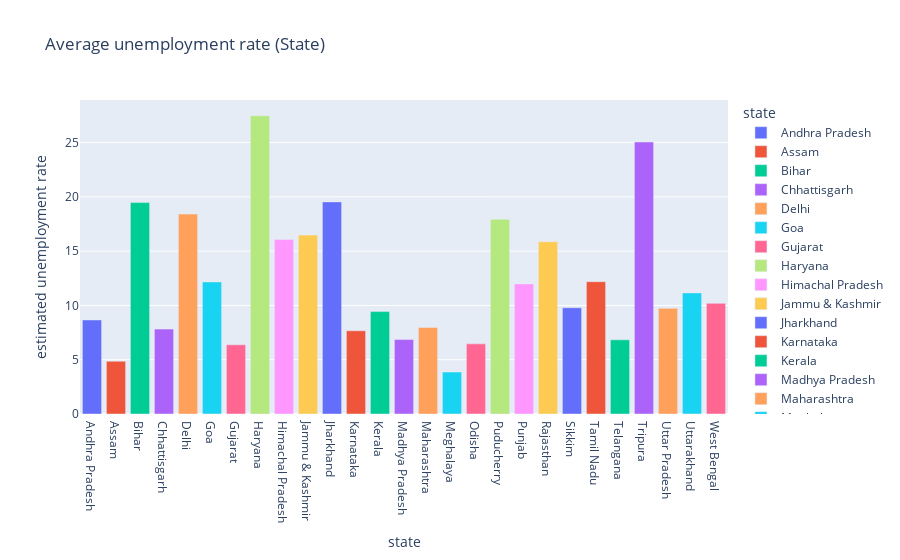

The code cell stored with this chart in its notebook:
### Code cell
fig = px.bar(state,x='state',y='estimated unemployment rate',color='state',title='Average unemployment rate (State)')
fig.show()

### Figure 1 — Plotly figure (JSON) as saved in the notebook; plotly's stock layout.template omitted (floating-point values rounded to 4 significant figures)
{"data": [{"alignmentgroup": "True", "hovertemplate": "state=%{x}<br>estimated unemployment rate=%{y}<extra></extra>", "legendgroup": "Andhra Pradesh", "marker": {"color": "#636efa", "pattern": {"shape": ""}}, "name": "Andhra Pradesh", "offsetgroup": "Andhra Pradesh", "orientation": "v", "showlegend": true, "textposition": "auto", "type": "bar", "x": ["Andhra Pradesh"], "xaxis": "x", "y": [8.664], "yaxis": "y"}, {"alignmentgroup": "True", "hovertemplate": "state=%{x}<br>estimated unemployment rate=%{y}<extra></extra>", "legendgroup": "Assam", "marker": {"color": "#EF553B", "pattern": {"shape": ""}}, "name": "Assam", "offsetgroup": "Assam", "orientation": "v", "showlegend": true, "textposition": "auto", "type": "bar", "x": ["Assam"], "xaxis": "x", "y": [4.856], "yaxis": "y"}, {"alignmentgroup": "True", "hovertemplate": "state=%{x}<br>estimated unemployment rate=%{y}<extra></extra>", "legendgroup": "Bihar", "marker": {"color": "#00cc96", "pattern": {"shape": ""}}, "name": "Bihar", "offsetgroup": "Bihar", "orientation": "v", "showlegend": true, "textposition": "auto", "type": "bar", "x": ["Bihar"], "xaxis": "x", "y": [19.47], "yaxis": "y"}, {"alignmentgroup": "True", "hovertemplate": "state=%{x}<br>estimated unemployment rate=%{y}<extra></extra>", "legendgroup": "Chhattisgarh", "marker": {"color": "#ab63fa", "pattern": {"shape": ""}}, "name": "Chhattisgarh", "offsetgroup": "Chhattisgarh", "orientation": "v", "showlegend": true, "textposition": "auto", "type": "bar", "x": ["Chhattisgarh"], "xaxis": "x", "y": [7.819], "yaxis": "y"}, {"alignmentgroup": "True", "hovertemplate": "state=%{x}<br>estimated unemployment rate=%{y}<extra></extra>", "legendgroup": "Delhi", "marker": {"color": "#FFA15A", "pattern": {"shape": ""}}, "name": "Delhi", "offsetgroup": "Delhi", "orientation": "v", "showlegend": true, "textposition": "auto", "type": "bar", "x": ["Delhi"], "xaxis": "x", "y": [18.41], "yaxis": "y"}, {"alignmentgroup": "True", "hovertemplate": "state=%{x}<br>estimated unemployment rate=%{y}<extra></extra>", "legendgroup": "Goa", "marker": {"color": "#19d3f3", "pattern": {"shape": ""}}, "name": "Goa", "offsetgroup": "Goa", "orientation": "v", "showlegend": true, "textposition": "auto", "type": "bar", "x": ["Goa"], "xaxis": "x", "y": [12.17], "yaxis": "y"}, {"alignmentgroup": "True", "hovertemplate": "state=%{x}<br>estimated unemployment rate=%{y}<extra></extra>", "legendgroup": "Gujarat", "marker": {"color": "#FF6692", "pattern": {"shape": ""}}, "name": "Gujarat", "offsetgroup": "Gujarat", "orientation": "v", "showlegend": true, "textposition": "auto", "type": "bar", "x": ["Gujarat"], "xaxis": "x", "y": [6.376], "yaxis": "y"}, {"alignmentgroup": "True", "hovertemplate": "state=%{x}<br>estimated unemployment rate=%{y}<extra></extra>", "legendgroup": "Haryana", "marker": {"color": "#B6E880", "pattern": {"shape": ""}}, "name": "Haryana", "offsetgroup": "Haryana", "orientation": "v", "showlegend": true, "textposition": "auto", "type": "bar", "x": ["Haryana"], "xaxis": "x", "y": [27.48], "yaxis": "y"}, {"alignmentgroup": "True", "hovertemplate": "state=%{x}<br>estimated unemployment rate=%{y}<extra></extra>", "legendgroup": "Himachal Pradesh", "marker": {"color": "#FF97FF", "pattern": {"shape": ""}}, "name": "Himachal Pradesh", "offsetgroup": "Himachal Pradesh", "orientation": "v", "showlegend": true, "textposition": "auto", "type": "bar", "x": ["Himachal Pradesh"], "xaxis": "x", "y": [16.07], "yaxis": "y"}, {"alignmentgroup": "True", "hovertemplate": "state=%{x}<br>estimated unemployment rate=%{y}<extra></extra>", "legendgroup": "Jammu & Kashmir", "marker": {"color": "#FECB52", "pattern": {"shape": ""}}, "name": "Jammu & Kashmir", "offsetgroup": "Jammu & Kashmir", "orientation": "v", "showlegend": true, "textposition": "auto", "type": "bar", "x": ["Jammu & Kashmir"], "xaxis": "x", "y": [16.48], "yaxis": "y"}, {"alignmentgroup": "True", "hovertemplate": "state=%{x}<br>estimated unemployment rate=%{y}<extra></extra>", "legendgroup": "Jharkhand", "marker": {"color": "#636efa", "pattern": {"shape": ""}}, "name": "Jharkhand", "offsetgroup": "Jharkhand", "orientation": "v", "showlegend": true, "textposition": "auto", "type": "bar", "x": ["Jharkhand"], "xaxis": "x", "y": [19.54], "yaxis": "y"}, {"alignmentgroup": "True", "hovertemplate": "state=%{x}<br>estimated unemployment rate=%{y}<extra></extra>", "legendgroup": "Karnataka", "marker": {"color": "#EF553B", "pattern": {"shape": ""}}, "name": "Karnataka", "offsetgroup": "Karnataka", "orientation": "v", "showlegend": true, "textposition": "auto", "type": "bar", "x": ["Karnataka"], "xaxis": "x", "y": [7.668], "yaxis": "y"}, {"alignmentgroup": "True", "hovertemplate": "state=%{x}<br>estimated unemployment rate=%{y}<extra></extra>", "legendgroup": "Kerala", "marker": {"color": "#00cc96", "pattern": {"shape": ""}}, "name": "Kerala", "offsetgroup": "Kerala", "orientation": "v", "showlegend": true, "textposition": "auto", "type": "bar", "x": ["Kerala"], "xaxis": "x", "y": [9.434], "yaxis": "y"}, {"alignmentgroup": "True", "hovertemplate": "state=%{x}<br>estimated unemployment rate=%{y}<extra></extra>", "legendgroup": "Madhya Pradesh", "marker": {"color": "#ab63fa", "pattern": {"shape": ""}}, "name": "Madhya Pradesh", "offsetgroup": "Madhya Pradesh", "orientation": "v", "showlegend": true, "textposition": "auto", "type": "bar", "x": ["Madhya Pradesh"], "xaxis": "x", "y": [6.854], "yaxis": "y"}, {"alignmentgroup": "True", "hovertemplate": "state=%{x}<br>estimated unemployment rate=%{y}<extra></extra>", "legendgroup": "Maharashtra", "marker": {"color": "#FFA15A", "pattern": {"shape": ""}}, "name": "Maharashtra", "offsetgroup": "Maharashtra", "orientation": "v", "showlegend": true, "textposition": "auto", "type": "bar", "x": ["Maharashtra"], "xaxis": "x", "y": [7.979], "yaxis": "y"}, {"alignmentgroup": "True", "hovertemplate": "state=%{x}<br>estimated unemployment rate=%{y}<extra></extra>", "legendgroup": "Meghalaya", "marker": {"color": "#19d3f3", "pattern": {"shape": ""}}, "name": "Meghalaya", "offsetgroup": "Meghalaya", "orientation": "v", "showlegend": true, "textposition": "auto", "type": "bar", "x": ["Meghalaya"], "xaxis": "x", "y": [3.866], "yaxis": "y"}, {"alignmentgroup": "True", "hovertemplate": "state=%{x}<br>estimated unemployment rate=%{y}<extra></extra>", "legendgroup": "Odisha", "marker": {"color": "#FF6692", "pattern": {"shape": ""}}, "name": "Odisha", "offsetgroup": "Odisha", "orientation": "v", "showlegend": true, "textposition": "auto", "type": "bar", "x": ["Odisha"], "xaxis": "x", "y": [6.462], "yaxis": "y"}, {"alignmentgroup": "True", "hovertemplate": "state=%{x}<br>estimated unemployment rate=%{y}<extra></extra>", "legendgroup": "Puducherry", "marker": {"color": "#B6E880", "pattern": {"shape": ""}}, "name": "Puducherry", "offsetgroup": "Puducherry", "orientation": "v", "showlegend": true, "textposition": "auto", "type": "bar", "x": ["Puducherry"], "xaxis": "x", "y": [17.94], "yaxis": "y"}, {"alignmentgroup": "True", "hovertemplate": "state=%{x}<br>estimated unemployment rate=%{y}<extra></extra>", "legendgroup": "Punjab", "marker": {"color": "#FF97FF", "pattern": {"shape": ""}}, "name": "Punjab", "offsetgroup": "Punjab", "orientation": "v", "showlegend": true, "textposition": "auto", "type": "bar", "x": ["Punjab"], "xaxis": "x", "y": [11.98], "yaxis": "y"}, {"alignmentgroup": "True", "hovertemplate": "state=%{x}<br>estimated unemployment rate=%{y}<extra></extra>", "legendgroup": "Rajasthan", "marker": {"color": "#FECB52", "pattern": {"shape": ""}}, "name": "Rajasthan", "offsetgroup": "Rajasthan", "orientation": "v", "showlegend": true, "textposition": "auto", "type": "bar", "x": ["Rajasthan"], "xaxis": "x", "y": [15.87], "yaxis": "y"}, {"alignmentgroup": "True", "hovertemplate": "state=%{x}<br>estimated unemployment rate=%{y}<extra></extra>", "legendgroup": "Sikkim", "marker": {"color": "#636efa", "pattern": {"shape": ""}}, "name": "Sikkim", "offsetgroup": "Sikkim", "orientation": "v", "showlegend": true, "textposition": "auto", "type": "bar", "x": ["Sikkim"], "xaxis": "x", "y": [9.793], "yaxis": "y"}, {"alignmentgroup": "True", "hovertemplate": "state=%{x}<br>estimated unemployment rate=%{y}<extra></extra>", "legendgroup": "Tamil Nadu", "marker": {"color": "#EF553B", "pattern": {"shape": ""}}, "name": "Tamil Nadu", "offsetgroup": "Tamil Nadu", "orientation": "v", "showlegend": true, "textposition": "auto", "type": "bar", "x": ["Tamil Nadu"], "xaxis": "x", "y": [12.19], "yaxis": "y"}, {"alignmentgroup": "True", "hovertemplate": "state=%{x}<br>estimated unemployment rate=%{y}<extra></extra>", "legendgroup": "Telangana", "marker": {"color": "#00cc96", "pattern": {"shape": ""}}, "name": "Telangana", "offsetgroup": "Telangana", "orientation": "v", "showlegend": true, "textposition": "auto", "type": "bar", "x": ["Telangana"], "xaxis": "x", "y": [6.833], "yaxis": "y"}, {"alignmentgroup": "True", "hovertemplate": "state=%{x}<br>estimated unemployment rate=%{y}<extra></extra>", "legendgroup": "Tripura", "marker": {"color": "#ab63fa", "pattern": {"shape": ""}}, "name": "Tripura", "offsetgroup": "Tripura", "orientation": "v", "showlegend": true, "textposition": "auto", "type": "bar", "x": ["Tripura"], "xaxis": "x", "y": [25.05], "yaxis": "y"}, {"alignmentgroup": "True", "hovertemplate": "state=%{x}<br>estimated unemployment rate=%{y}<extra></extra>", "legendgroup": "Uttar Pradesh", "marker": {"color": "#FFA15A", "pattern": {"shape": ""}}, "name": "Uttar Pradesh", "offsetgroup": "Uttar Pradesh", "orientation": "v", "showlegend": true, "textposition": "auto", "type": "bar", "x": ["Uttar Pradesh"], "xaxis": "x", "y": [9.737], "yaxis": "y"}, {"alignmentgroup": "True", "hovertemplate": "state=%{x}<br>estimated unemployment rate=%{y}<extra></extra>", "legendgroup": "Uttarakhand", "marker": {"color": "#19d3f3", "pattern": {"shape": ""}}, "name": "Uttarakhand", "offsetgroup": "Uttarakhand", "orientation": "v", "showlegend": true, "textposition": "auto", "type": "bar", "x": ["Uttarakhand"], "xaxis": "x", "y": [11.16], "yaxis": "y"}, {"alignmentgroup": "True", "hovertemplate": "state=%{x}<br>estimated unemployment rate=%{y}<extra></extra>", "legendgroup": "West Bengal", "marker": {"color": "#FF6692", "pattern": {"shape": ""}}, "name": "West Bengal", "offsetgroup": "West Bengal", "orientation": "v", "showlegend": true, "textposition": "auto", "type": "bar", "x": ["West Bengal"], "xaxis": "x", "y": [10.19], "yaxis": "y"}], "layout": {"barmode": "relative", "legend": {"title": {"text": "state"}, "tracegroupgap": 0}, "title": {"text": "Average unemployment rate (State)"}, "xaxis": {"anchor": "y", "categoryarray": ["Andhra Pradesh", "Assam", "Bihar", "Chhattisgarh", "Delhi", "Goa", "Gujarat", "Haryana", "Himachal Pradesh", "Jammu & Kashmir", "Jharkhand", "Karnataka", "Kerala", "Madhya Pradesh", "Maharashtra", "Meghalaya", "Odisha", "Puducherry", "Punjab", "Rajasthan", "Sikkim", "Tamil Nadu", "Telangana", "Tripura", "Uttar Pradesh", "Uttarakhand", "West Bengal"], "categoryorder": "array", "domain": [0, 1], "title": {"text": "state"}}, "yaxis": {"anchor": "x", "domain": [0, 1], "title": {"text": "estimated unemployment rate"}}}}
